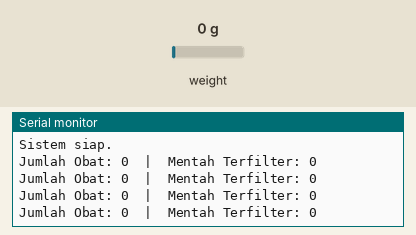
The sketch below on a simulated Arduino Uno, built with avr-gcc and run on an emulated ATmega328P. Shown: the last lines printed to the serial monitor. The inputs (shaded band) are chosen by the test bench; at power-on: weight on the scale 0 g.

Above: at 4.2 s.
4.3 s: weight on the scale set to 100 g
At 4.51 s:
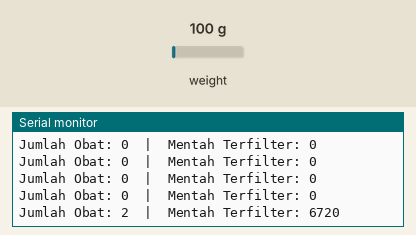
5.8 s: weight on the scale set to 1250 g
At 6.02 s:
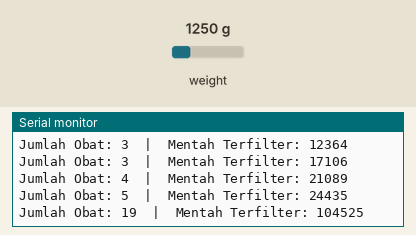
Timing chart, 0 to 8.8 s (numbered marks = the images above; inputs shaded):
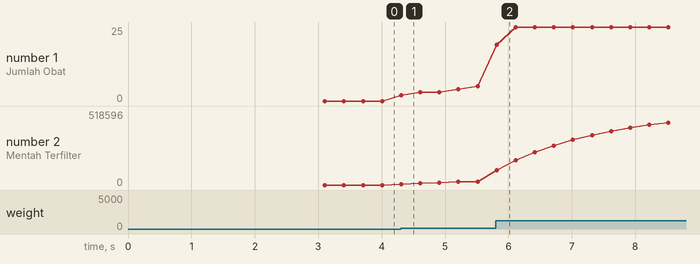

The sketch:

Program_Pengukuran_KNN_Final.ino
```cpp
#include "HX711.h"

HX711 scale;

// --- Kelas Filter EMA ---
class EMAFilter {
private:
  float alpha, last_ema;
  bool has_run;
public:
  EMAFilter(float a)
    : alpha(a), last_ema(0.0f), has_run(false) {}
  float filter(float val) {
    if (!has_run) {
      last_ema = val;
      has_run = true;
    }
    last_ema = (alpha * val) + ((1.0 - alpha) * last_ema);
    return last_ema;
  }
};

// --- Parameter Sistem ---
EMAFilter raw_filter(0.16);  // Alpha yang telah Anda tuning

// --- Dataset Kalibrasi KNN Anda ---
// Saya berasumsi data ini untuk 0 hingga 20 obat (total 21 titik)
const int JUMLAH_DATASET_KNN = 26;
const long knn_dataset_original[JUMLAH_DATASET_KNN] = {
  294165,  297965,  302155,  307955,
  314605,  320403,  328027,  334577,
  338975,  345882,  350608,  355397,
  359228,  364620,  374860,  377343,
  384496,  388387,  394963,  401632,
  407596,  411109,  416649,  421598,
  427395,  434011
};

// Array untuk menyimpan dataset yang telah disesuaikan dengan drift
long knn_dataset_adjusted[JUMLAH_DATASET_KNN];

void setup() {
  Serial.begin(115200);
  Serial.println("Inisialisasi Sistem Pengukuran KNN (Final)...");
  scale.begin(13, 14);

  // --- Koreksi Drift Dinamis saat Startup ---
  Serial.println("Menyesuaikan dataset berdasarkan drift saat ini...");
  long original_zero_raw = knn_dataset_original[0];
  long current_zero_raw = scale.read_average(30);
  long drift_offset = current_zero_raw - original_zero_raw;

  Serial.print("Drift terdeteksi: ");
  Serial.println(drift_offset);

  // Buat dataset baru yang telah disesuaikan di dalam memori
  for (int i = 0; i < JUMLAH_DATASET_KNN; i++) {
    knn_dataset_adjusted[i] = knn_dataset_original[i] + drift_offset;
  }
  Serial.println("Dataset KNN telah disesuaikan.");

  // Inisialisasi filter
  raw_filter.filter(current_zero_raw);
  Serial.println("Sistem siap.");
}

void loop() {
  // 1. Baca dan filter nilai mentah
  float filtered_raw = raw_filter.filter(scale.read());

  // 2. Implementasi Algoritma K-Nearest Neighbors (KNN, dengan K=1)
  long min_distance = -1;
  int best_match_index = 0;

  for (int i = 0; i < JUMLAH_DATASET_KNN; i++) {
    long distance = abs(long(filtered_raw) - knn_dataset_adjusted[i]);
    if (min_distance == -1 || distance < min_distance) {
      min_distance = distance;
      best_match_index = i;
    }
  }

  // 3. Hasilnya adalah indeks dari tetangga terdekat
  int pill_count = best_match_index;

  // Tampilkan hasil akhir
  Serial.print("Jumlah Obat: ");
  Serial.print(pill_count);
  Serial.print("  |  Mentah Terfilter: ");
  Serial.println(long(filtered_raw));

  delay(200);
}
```

Measured:
- after the input at 4.3 s, the serial monitor: prints a new line at once (image 1)
- after the input at 5.8 s, the serial monitor: prints a new line at once (image 2)
- plotted number 1: 0 → 5 after the input at 4.3 s, 5 → 25 after the input at 5.8 s
- plotted number 2: 0 → 24435 after the input at 4.3 s, 24435 → 518596 after the input at 5.8 s
